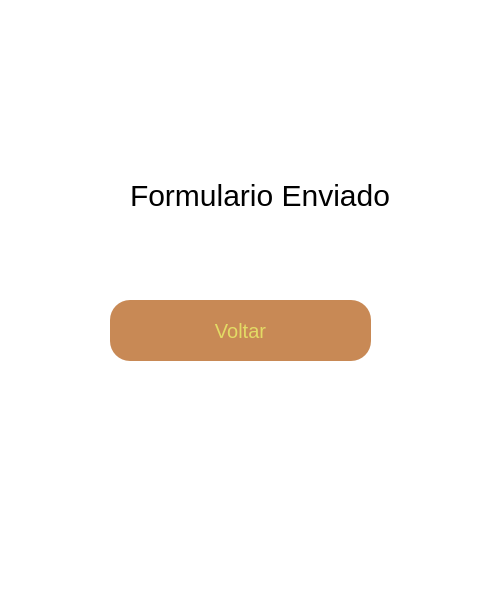
<?xml version="1.0" encoding="UTF-8"?>
<ui version="4.0">
 <class>MainWindow</class>
 <widget class="QMainWindow" name="MainWindow">
  <property name="geometry">
   <rect>
    <x>0</x>
    <y>0</y>
    <width>503</width>
    <height>600</height>
   </rect>
  </property>
  <property name="windowTitle">
   <string>MainWindow</string>
  </property>
  <property name="styleSheet">
   <string notr="true">background-color: white;
</string>
  </property>
  <widget class="QWidget" name="centralwidget">
   <widget class="QLabel" name="label">
    <property name="geometry">
     <rect>
      <x>130</x>
      <y>160</y>
      <width>271</width>
      <height>71</height>
     </rect>
    </property>
    <property name="styleSheet">
     <string notr="true">QLabel{
	font-size: 30px;
	font-family:Arial,Helvetica,sans-serif;
	
}</string>
    </property>
    <property name="text">
     <string>Formulario Enviado</string>
    </property>
   </widget>
   <widget class="QPushButton" name="pushButton">
    <property name="geometry">
     <rect>
      <x>110</x>
      <y>300</y>
      <width>261</width>
      <height>61</height>
     </rect>
    </property>
    <property name="styleSheet">
     <string notr="true">QPushButton{
	border: none;
	font-family:Arial,Helvetica,sans-serif;
	font-size: 20px;

	background-color: rgb(200, 137, 85);
	color: rgb(227, 219, 101);
	
	border-radius: 20px;
}</string>
    </property>
    <property name="text">
     <string>Voltar</string>
    </property>
   </widget>
  </widget>
  <widget class="QMenuBar" name="menubar">
   <property name="geometry">
    <rect>
     <x>0</x>
     <y>0</y>
     <width>503</width>
     <height>18</height>
    </rect>
   </property>
  </widget>
  <widget class="QStatusBar" name="statusbar"/>
 </widget>
 <resources/>
 <connections/>
</ui>
